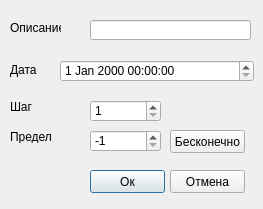
<?xml version="1.0" encoding="UTF-8"?>
<ui version="4.0">
 <class>Dialog</class>
 <widget class="QDialog" name="Dialog">
  <property name="geometry">
   <rect>
    <x>0</x>
    <y>0</y>
    <width>263</width>
    <height>209</height>
   </rect>
  </property>
  <property name="windowTitle">
   <string>Событие</string>
  </property>
  <widget class="QLabel" name="label">
   <property name="geometry">
    <rect>
     <x>10</x>
     <y>20</y>
     <width>51</width>
     <height>16</height>
    </rect>
   </property>
   <property name="text">
    <string>Описание</string>
   </property>
  </widget>
  <widget class="QLineEdit" name="lineEdit">
   <property name="geometry">
    <rect>
     <x>90</x>
     <y>20</y>
     <width>161</width>
     <height>20</height>
    </rect>
   </property>
  </widget>
  <widget class="QLabel" name="label_2">
   <property name="geometry">
    <rect>
     <x>10</x>
     <y>60</y>
     <width>41</width>
     <height>20</height>
    </rect>
   </property>
   <property name="text">
    <string>Дата</string>
   </property>
  </widget>
  <widget class="QLabel" name="label_3">
   <property name="geometry">
    <rect>
     <x>10</x>
     <y>100</y>
     <width>47</width>
     <height>13</height>
    </rect>
   </property>
   <property name="text">
    <string>Шаг</string>
   </property>
  </widget>
  <widget class="QLabel" name="label_4">
   <property name="geometry">
    <rect>
     <x>10</x>
     <y>130</y>
     <width>47</width>
     <height>13</height>
    </rect>
   </property>
   <property name="text">
    <string>Предел</string>
   </property>
  </widget>
  <widget class="QPushButton" name="pushButton">
   <property name="geometry">
    <rect>
     <x>90</x>
     <y>170</y>
     <width>75</width>
     <height>23</height>
    </rect>
   </property>
   <property name="text">
    <string>Ок</string>
   </property>
  </widget>
  <widget class="QPushButton" name="pushButton_2">
   <property name="geometry">
    <rect>
     <x>170</x>
     <y>170</y>
     <width>75</width>
     <height>23</height>
    </rect>
   </property>
   <property name="text">
    <string>Отмена</string>
   </property>
  </widget>
  <widget class="QSpinBox" name="spinBox">
   <property name="geometry">
    <rect>
     <x>90</x>
     <y>100</y>
     <width>71</width>
     <height>22</height>
    </rect>
   </property>
   <property name="minimum">
    <number>1</number>
   </property>
   <property name="maximum">
    <number>365</number>
   </property>
  </widget>
  <widget class="QSpinBox" name="spinBox_2">
   <property name="geometry">
    <rect>
     <x>90</x>
     <y>130</y>
     <width>71</width>
     <height>22</height>
    </rect>
   </property>
   <property name="minimum">
    <number>-1</number>
   </property>
   <property name="value">
    <number>-1</number>
   </property>
  </widget>
  <widget class="QPushButton" name="pushButton_3">
   <property name="geometry">
    <rect>
     <x>170</x>
     <y>130</y>
     <width>75</width>
     <height>23</height>
    </rect>
   </property>
   <property name="text">
    <string>Бесконечно</string>
   </property>
  </widget>
  <widget class="QDateTimeEdit" name="dateEdit">
   <property name="geometry">
    <rect>
     <x>60</x>
     <y>60</y>
     <width>194</width>
     <height>22</height>
    </rect>
   </property>
  </widget>
 </widget>
 <resources/>
 <connections/>
</ui>
